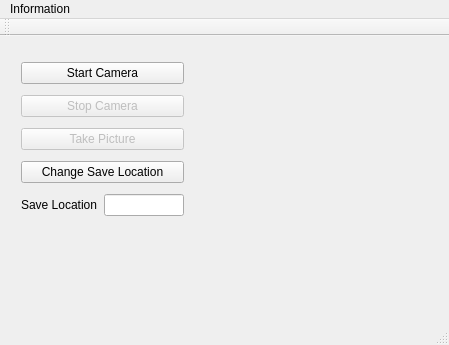
<?xml version="1.0" encoding="UTF-8"?>
<ui version="4.0">
 <class>MainWindow</class>
 <widget class="QMainWindow" name="MainWindow">
  <property name="geometry">
   <rect>
    <x>0</x>
    <y>0</y>
    <width>449</width>
    <height>345</height>
   </rect>
  </property>
  <property name="windowTitle">
   <string>MainWindow</string>
  </property>
  <widget class="QWidget" name="centralWidget">
   <widget class="QLabel" name="lastImage">
    <property name="geometry">
     <rect>
      <x>210</x>
      <y>10</y>
      <width>211</width>
      <height>181</height>
     </rect>
    </property>
    <property name="text">
     <string/>
    </property>
   </widget>
   <widget class="QWidget" name="layoutWidget">
    <property name="geometry">
     <rect>
      <x>10</x>
      <y>10</y>
      <width>185</width>
      <height>188</height>
     </rect>
    </property>
    <layout class="QVBoxLayout" name="verticalLayout">
     <item>
      <widget class="QPushButton" name="startButton">
       <property name="enabled">
        <bool>true</bool>
       </property>
       <property name="text">
        <string>Start Camera</string>
       </property>
      </widget>
     </item>
     <item>
      <widget class="QPushButton" name="stopButton">
       <property name="enabled">
        <bool>false</bool>
       </property>
       <property name="text">
        <string>Stop Camera</string>
       </property>
      </widget>
     </item>
     <item>
      <widget class="QPushButton" name="pictureButton">
       <property name="enabled">
        <bool>false</bool>
       </property>
       <property name="text">
        <string>Take Picture</string>
       </property>
      </widget>
     </item>
     <item>
      <widget class="QPushButton" name="changeButton">
       <property name="text">
        <string>Change Save Location</string>
       </property>
      </widget>
     </item>
     <item>
      <layout class="QHBoxLayout" name="horizontalLayout">
       <item>
        <widget class="QLabel" name="label">
         <property name="text">
          <string>Save Location</string>
         </property>
        </widget>
       </item>
       <item>
        <widget class="QLineEdit" name="saveEdit">
         <property name="text">
          <string/>
         </property>
        </widget>
       </item>
      </layout>
     </item>
    </layout>
   </widget>
  </widget>
  <widget class="QMenuBar" name="menuBar">
   <property name="geometry">
    <rect>
     <x>0</x>
     <y>0</y>
     <width>449</width>
     <height>20</height>
    </rect>
   </property>
   <widget class="QMenu" name="menuInformation">
    <property name="title">
     <string>Information</string>
    </property>
    <addaction name="actionAbout"/>
    <addaction name="actionCredit"/>
    <addaction name="actionFramework"/>
   </widget>
   <addaction name="menuInformation"/>
  </widget>
  <widget class="QToolBar" name="mainToolBar">
   <attribute name="toolBarArea">
    <enum>TopToolBarArea</enum>
   </attribute>
   <attribute name="toolBarBreak">
    <bool>false</bool>
   </attribute>
  </widget>
  <widget class="QStatusBar" name="statusBar"/>
  <action name="actionAbout">
   <property name="text">
    <string>About</string>
   </property>
  </action>
  <action name="actionCredit">
   <property name="text">
    <string>Devolper</string>
   </property>
  </action>
  <action name="actionFramework">
   <property name="text">
    <string>Framework</string>
   </property>
  </action>
 </widget>
 <layoutdefault spacing="6" margin="11"/>
 <resources/>
 <connections/>
</ui>
